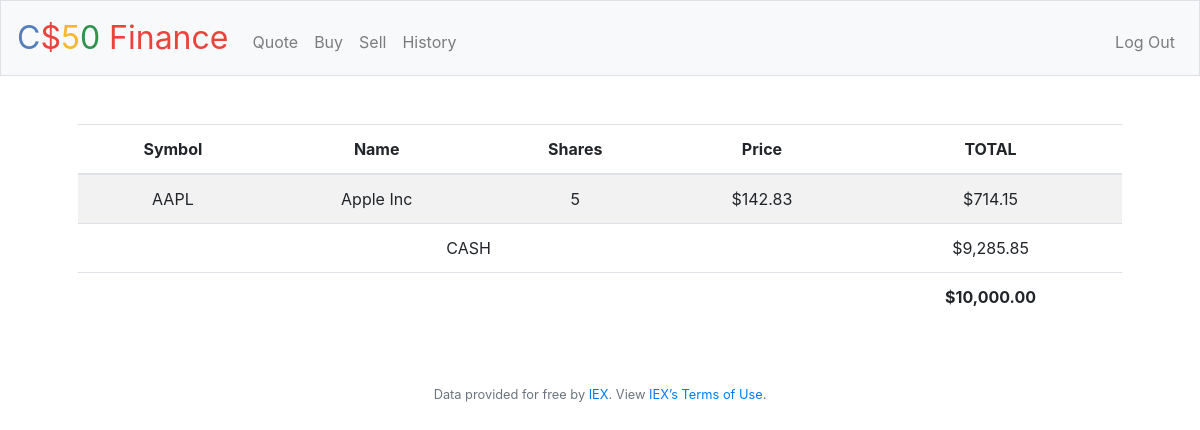
The page / (signed in) on the database its author committed.
### tables this page shows
CREATE TABLE "stockUsers" (
	"id_stockes"	INTEGER NOT NULL,
	"symbol"	TEXT NOT NULL,
	"name"	TEXT NOT NULL,
	"shares"	INTEGER NOT NULL,
	"history_shares"	INTEGER,
	"price"	INTEGER NOT NULL,
	"total"	NUMERIC NOT NULL,
	"type"	TEXT NOT NULL,
	"data"	TEXT,
	"id_user"	INTEGER,
	FOREIGN KEY("id_user") REFERENCES "users"("id") ON UPDATE CASCADE,
	PRIMARY KEY("id_stockes" AUTOINCREMENT)
);

CREATE TABLE users (id INTEGER, username TEXT NOT NULL, hash TEXT NOT NULL, cash NUMERIC NOT NULL DEFAULT 10000.00, PRIMARY KEY(id));

### application.py (the view)
@app.route("/")
@login_required
def index():
    idUser = session["user_id"]
    rows = db.execute("select symbol, name, sum(shares) as shares, price, sum(shares*price) as total from stockUsers where id_user = ? and shares > ? and stockUsers.type = ?  GROUP by symbol, name", idUser, 0, "BUY")
    cashRow = db.execute("SELECT cash FROM users WHERE id = ?", idUser)
    if not cashRow:
        return apology("Error Database User")
    cash = cashRow[0]["cash"]
    cashFooter = 0
    for data in rows:
      cashFooter += data["total"]
    cashFooter += cash
    return render_template("index.html", register = rows, cash = cash, cashFooter = cashFooter)

### application.py (called while the page is built)
@app.after_request
def after_request(response):
    response.headers["Cache-Control"] = "no-cache, no-store, must-revalidate"
    response.headers["Expires"] = 0
    response.headers["Pragma"] = "no-cache"
    return response

### helpers.py (called while the page is built)
def login_required(f):
    @wraps(f)
    def decorated_function(*args, **kwargs):
        if session.get("user_id") is None:
            return redirect("/login")
        return f(*args, **kwargs)
    return decorated_function

def usd(value):
    return f"${value:,.2f}"

### templates/index.html (shortened to what this page needs)
{% extends "layout.html" %}
{% block main %}
    <table class="table table-striped">
        <thead>
            <tr>
                <th>Symbol</th>
                <th>Name</th>
                <th>Shares</th>
                <th>Price</th>
                <th>TOTAL</th>
            </tr>
        </thead>
        <tfoot>
            <tr>
                <td colspan="4"></td>
                <td> <b> {{ cashFooter | usd }} </b> </td>
            </tr>
        </tfoot>
        <tbody>
             {% for stock in register %}
                <tr>
                    <td>{{ stock.symbol }}</td>
                    <td>{{ stock.name  }}</td>
                    <td>{{ stock.shares }}</td>
                    <td>{{ stock.price | usd }}</td>
                    <td>{{ stock.total | usd }}</td>
                </tr>
                {% endfor %}
            <tr>
                <td colspan="4">CASH</td>
                <td>{{ cash | usd }}</td>
            </tr>
        </tbody>
    </table>
{% endblock %}

### rows shown on the page
stockUsers: symbol "AAPL", name "Apple Inc", shares "5", price "$142.83", total "$714.15"
users: cash "$9,285.85"

### other values the page prints
{{ cashFooter | usd }} "$10,000.00"
